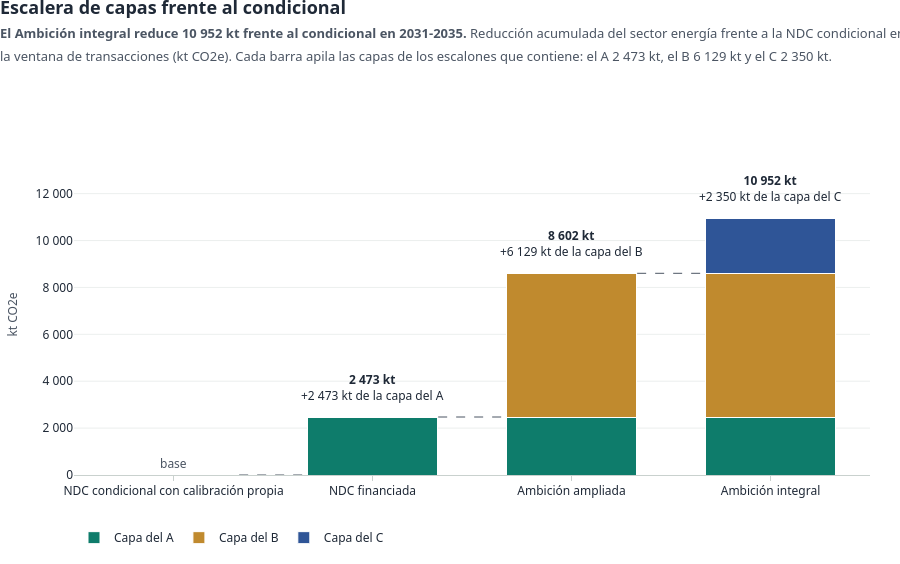

Here is the notebook cell this chart was saved with:
### Code cell
ver('g20_escalera')

### Figure 1 — Plotly figure (JSON) as saved in the notebook; plotly's stock layout.template omitted (floating-point values rounded to 4 significant figures)
{"data": [{"hovertemplate": "%{y:,.0f} kt<extra>capa del A</extra>", "marker": {"color": "#0E7C6B", "line": {"color": "white", "width": 1}}, "name": "Capa del A", "type": "bar", "x": ["NDC condicional con calibración propia", "NDC financiada", "Ambición ampliada", "Ambición integral"], "y": [0.0, 2473.0, 2473.0, 2473.0]}, {"hovertemplate": "%{y:,.0f} kt<extra>capa del B</extra>", "marker": {"color": "#C08A2E", "line": {"color": "white", "width": 1}}, "name": "Capa del B", "type": "bar", "x": ["NDC condicional con calibración propia", "NDC financiada", "Ambición ampliada", "Ambición integral"], "y": [0.0, 0.0, 6129.0, 6129.0]}, {"hovertemplate": "%{y:,.0f} kt<extra>capa del C</extra>", "marker": {"color": "#2F5597", "line": {"color": "white", "width": 1}}, "name": "Capa del C", "type": "bar", "x": ["NDC condicional con calibración propia", "NDC financiada", "Ambición ampliada", "Ambición integral"], "y": [0.0, 0.0, 0.0, 2350.0]}], "layout": {"annotations": [{"font": {"color": "#1F2937", "size": 12}, "showarrow": false, "text": "<b>2 473 kt</b><br>+2 473 kt de la capa del A", "x": "NDC financiada", "y": 2473.0, "yshift": 30}, {"font": {"color": "#1F2937", "size": 12}, "showarrow": false, "text": "<b>8 602 kt</b><br>+6 129 kt de la capa del B", "x": "Ambición ampliada", "y": 8602.0, "yshift": 30}, {"font": {"color": "#1F2937", "size": 12}, "showarrow": false, "text": "<b>10 952 kt</b><br>+2 350 kt de la capa del C", "x": "Ambición integral", "y": 10950.0, "yshift": 30}, {"font": {"color": "#4B5563", "size": 12}, "showarrow": false, "text": "base", "x": "NDC condicional con calibración propia", "y": 0, "yshift": 12}], "bargap": 0.35, "barmode": "stack", "font": {"color": "#1F2937", "family": "Fira Sans, Segoe UI, Arial, sans-serif", "size": 13}, "height": 564, "hoverlabel": {"bgcolor": "white", "bordercolor": "#CBD5E1", "font": {"color": "#1F2937", "family": "Fira Sans, Segoe UI, Arial, sans-serif", "size": 12}}, "hovermode": "x unified", "legend": {"font": {"size": 12}, "itemwidth": 30, "orientation": "h", "title": {"text": ""}, "tracegroupgap": 4, "traceorder": "normal", "x": 0, "xanchor": "left", "y": -0.15, "yanchor": "top"}, "margin": {"b": 86, "l": 64, "r": 30, "t": 154}, "paper_bgcolor": "white", "plot_bgcolor": "white", "separators": ", ", "shapes": [{"line": {"color": "#4B5563", "dash": "dash", "width": 1}, "type": "line", "x0": 0.33, "x1": 0.67, "xref": "x", "y0": 0.0, "y1": 0.0, "yref": "y"}, {"line": {"color": "#4B5563", "dash": "dash", "width": 1}, "type": "line", "x0": 1.33, "x1": 1.67, "xref": "x", "y0": 2473.0, "y1": 2473.0, "yref": "y"}, {"line": {"color": "#4B5563", "dash": "dash", "width": 1}, "type": "line", "x0": 2.33, "x1": 2.67, "xref": "x", "y0": 8602.0, "y1": 8602.0, "yref": "y"}], "title": {"font": {"size": 18}, "text": "<b>Escalera de capas frente al condicional</b><br><span style='font-size:13px;color:#4B5563'><b>El Ambición integral reduce 10 952 kt frente al condicional en 2031-2035.</b> Reducción acumulada del sector energía frente a la NDC condicional en<br>la ventana de transacciones (kt CO2e). Cada barra apila las capas de los escalones que contiene: el A 2 473 kt, el B 6 129 kt y el C 2 350 kt.</span>", "x": 0.0, "xanchor": "left", "y": 0.975, "yanchor": "top"}, "xaxis": {"linecolor": "#C9D1CE", "showgrid": false, "tickcolor": "#C9D1CE", "tickfont": {"size": 12}, "ticks": "outside", "title": {"font": {"color": "#4B5563", "size": 12}, "text": ""}}, "yaxis": {"gridcolor": "#ECEFEE", "gridwidth": 1, "range": [0, 13690.0], "separatethousands": true, "showline": false, "tickfont": {"size": 12}, "tickformat": ",.0f", "title": {"font": {"color": "#4B5563", "size": 12}, "text": "kt CO2e"}, "zeroline": false}}}
